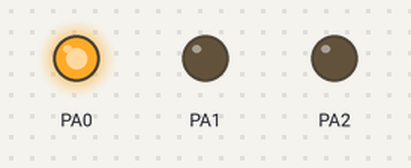
This sketch was run on a simulated STM32 Blue Pill. On the bench: output pins drawn as LEDs (lit = HIGH).

Above: at 1.5 s.
At 3.5 s:
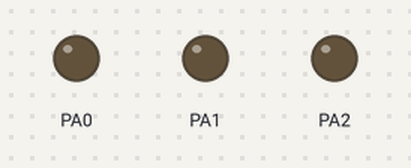
At 4.5 s:
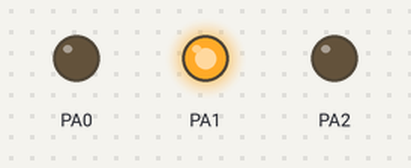
At 7.5 s:
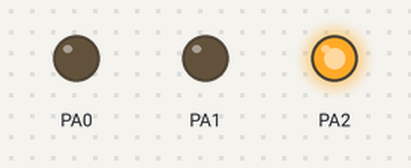
Timing chart, 0 to 13.0 s (numbered marks = the images above):
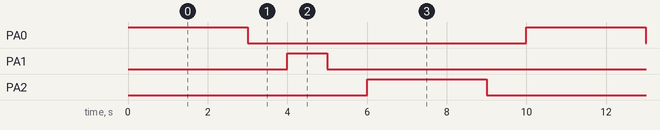

The sketch:

STM_32.ino
```cpp
int r = PA0;
int y = PA1;
int g = PA2;


void setup() {
pinMode(PA0,OUTPUT);
pinMode(PA1, OUTPUT);
pinMode(PA2, OUTPUT);


}

void loop() {
digitalWrite(PA0, HIGH); //ini lampu merah
delay(3000);
digitalWrite(PA0, LOW);
delay(1000);

digitalWrite(PA1, HIGH); //ini lampu kuning
delay(1000);
digitalWrite(PA1, LOW);
delay(1000);

digitalWrite(PA2, HIGH);  //ini lampu hijau
delay(3000);
digitalWrite(PA2, LOW);
delay(1000);

}
```

Measured:
- by itself, PA0, PA2: alternates HIGH for 3.0 s and LOW for 7.0 s
- by itself, PA1: alternates HIGH for 1.0 s and LOW for 9.0 s
- by itself, everything shown: repeats every 10.0 s, in 6 steps
